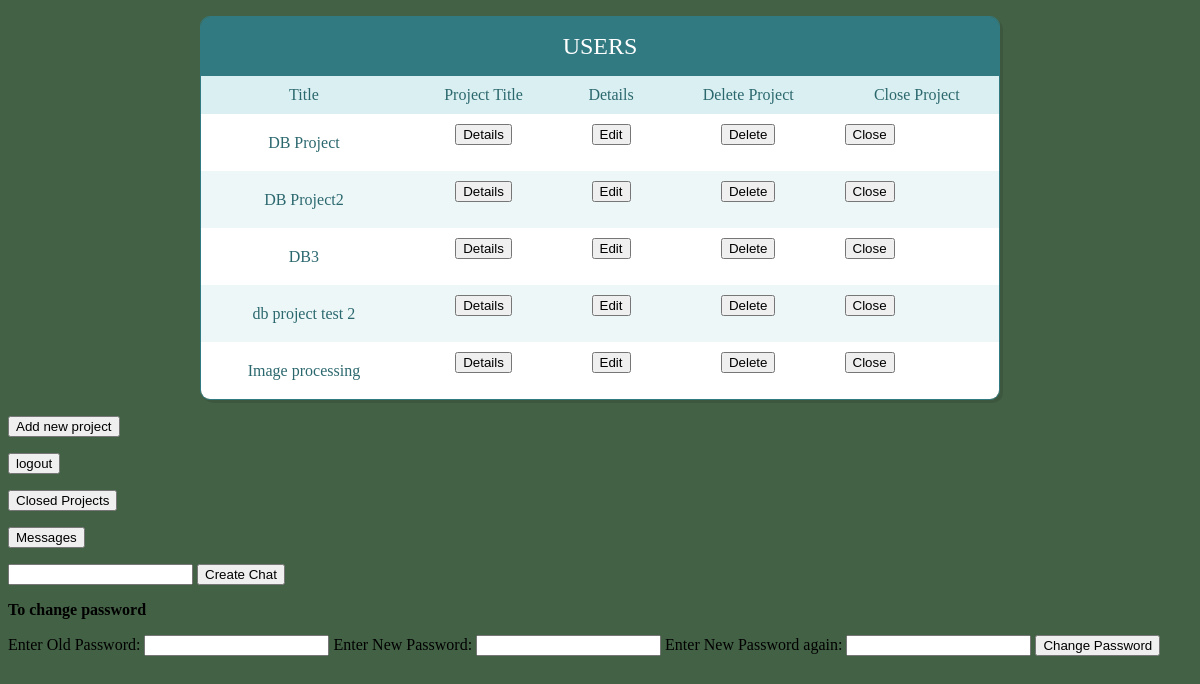
Page /polls/instructor_home/ (signed in) on the earlier database version.
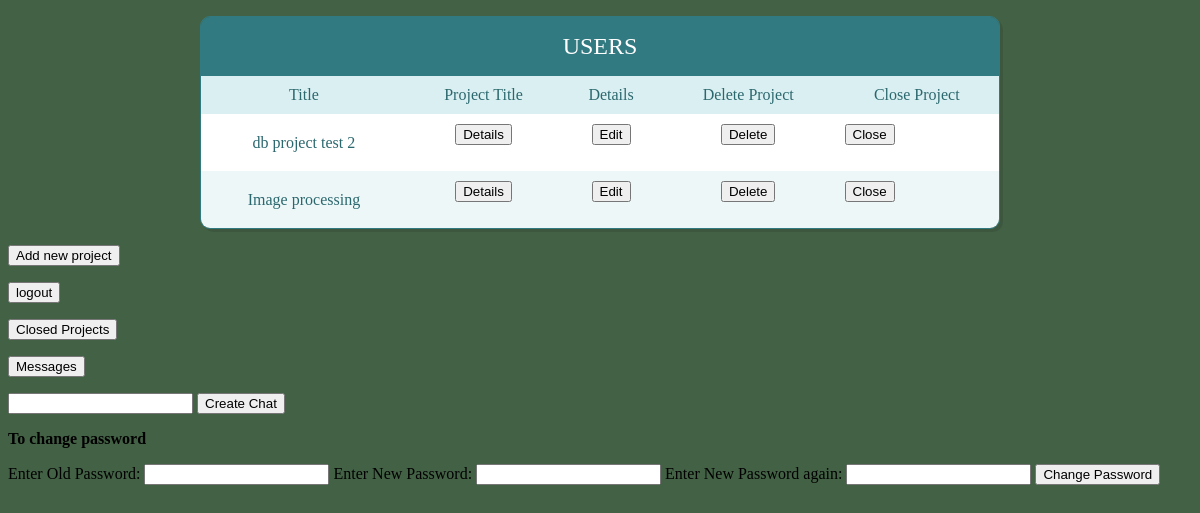
Same page on the later database version.
### polls/models.py (models this page shows)
class AllProjects(models.Model):
	InstructorID = models.ForeignKey(Instructors,on_delete=models.CASCADE)
	ProjectID = models.IntegerField(default=0)
	title = models.CharField(max_length=20)
	description = models.CharField(max_length=200)
	CPIcutoff = models.CharField(max_length=5)
	max_no_of_students = models.IntegerField(default=0)
	project_status = models.IntegerField(default=1)
	tag = models.CharField(max_length=50,default='')

### polls/views.py (the view)
# urls.py: path('instructor_home/', views.instructor_home, name='instructor_home'),
def instructor_home(request):
	if request.session.get('inst') != None:
		instructor_id = request.session['inst']
		instructor1 = Instructors.objects.get(InstructorID=instructor_id)
		instructor = model_to_dict(instructor1)
		project_list = AllProjects.objects.filter(InstructorID__InstructorID = instructor['InstructorID'],project_status=1)#, project_status=1)
		return render(request, 'polls/instructor_home.html', {'project_list':project_list,'instructor_id':instructor_id,'change_pass':0})#,'project2':project2})
	else:
		return redirect('polls:login')

### polls/templates/polls/instructor_home.html (shortened to what this page needs)
<html>
<div class="table-users">
    <div class="header">Users</div>
  <table cellspacing="0">
  <tr>
    <th>Title</th>
    <th>Project Title</th>
    <th>Details</th>
    <th>Delete Project</th>
    <th>Close Project</th>
  </tr>
  {% for projects in project_list %}
    <tr>
      <td>{{projects.title}}</td>
      <td>
        <form action={% url 'polls:instructor_project_detail' %} method="post">{% csrf_token %}{{ form }}
          <input type="submit" value="Details">
        </form>
      </td>
      <td>
        <form action={% url 'polls:instructor_project_edit' %} method="post">{% csrf_token %}{{ form }}
          <input type="submit" value="Edit">
        </form>
      </td>
      <td>
        <form action={% url 'polls:instructor_project_delete' %} method="post">{% csrf_token %}{{ form }}
          <input type="submit" value="Delete">
        </form>
      </td>
      <td>
        <form action={% url 'polls:instructor_project_close' %} method="post">{% csrf_token %}{{ form }}
          <input type="submit" value="Close">
        </form>
      </td>
    </tr>
  {% endfor %}
</table>
</div>
<form action={% url 'polls:instructor_new_project' %} method="post">
      <input type="submit" value="Add new project">
</form>
<form action={% url 'polls:logout' %} method="post">
      <input type="submit" value="logout">
</form>
<form action={% url 'polls:instructor_allocated_projects' %} method="post">
      <input type="submit" value="Closed Projects">
</form>
<form action={% url 'polls:instructor_show_messages' %} method="post">
      <input type="submit" value="Messages">
</form>
<form action={% url 'polls:instructor_create_chat' %} method="post">
      <input id="studentid" type="text" name="studentid">
      <input type="submit" value="Create Chat">
</form>
<p><b>To change password</b>
<form action={% url 'polls:change_password' %} method="post">
      <label for="oldpass">Enter Old Password: </label>
      <input id="oldpass" type="text" name="oldpass">
      <label for="newpass">Enter New Password: </label>
      <input id="newpass" type="text" name="newpass">
      <label for="newpassagain">Enter New Password again: </label>
      <input id="newpassagain" type="text" name="newpassagain">
      <input type="submit" value="Change Password">
</form>
</p>
</html>

Differences in the rows shown:
no longer on this page (row edited): AllProjects: title "DB Project"
removed AllProjects: title "DB Project2"
removed AllProjects: title "DB3"
